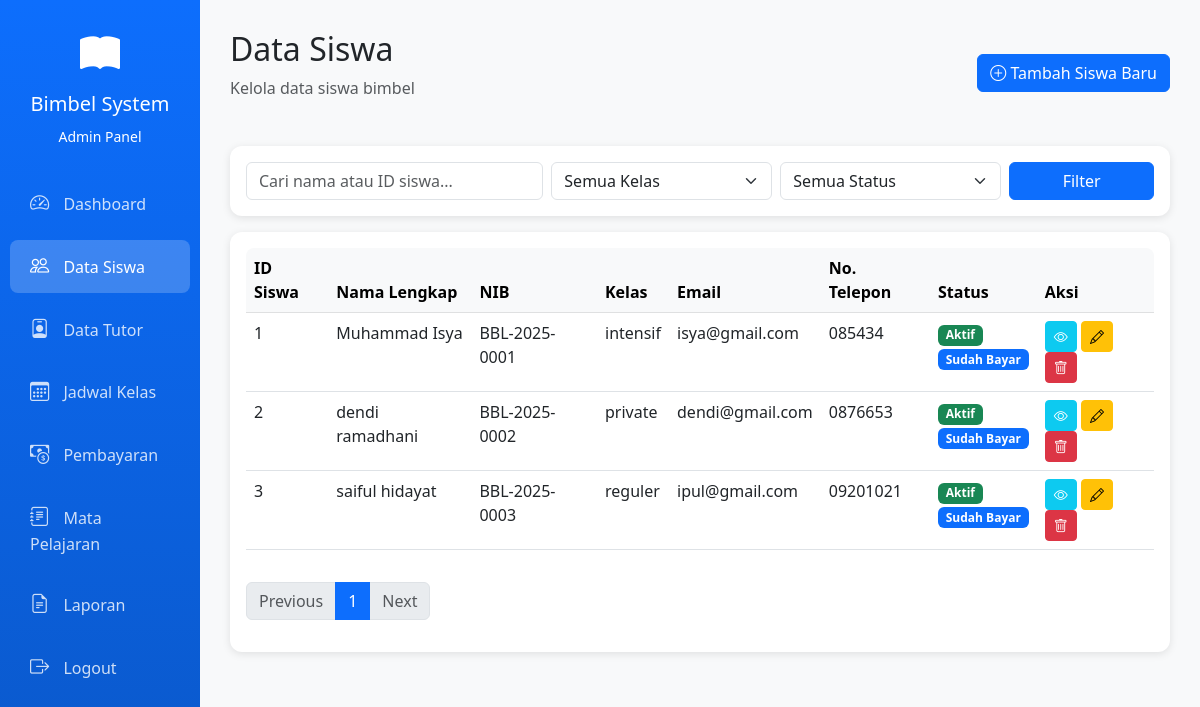
/admin/siswa.php (signed in), run on the app's committed database.
### tables this page shows
CREATE TABLE `siswa` (
  `id_siswa` int NOT NULL,
  `nama` varchar(100) NOT NULL,
  `jk` enum('Laki-laki','Perempuan') NOT NULL,
  `tmp_lahir` varchar(50) DEFAULT NULL,
  `tgl_lahir` date DEFAULT NULL,
  `alamat` text,
  `email` varchar(100) DEFAULT NULL,
  `telepon` varchar(20) DEFAULT NULL,
  `sekolah` varchar(100) DEFAULT NULL,
  `program` varchar(255) DEFAULT NULL,
  `ortu` varchar(100) DEFAULT NULL,
  `ortu_telp` varchar(20) DEFAULT NULL,
  `pekerjaan` varchar(50) DEFAULT NULL,
  `foto` varchar(255) DEFAULT NULL,
  `kartu` varchar(255) DEFAULT NULL,
  `rapor` varchar(255) DEFAULT NULL,
  `bukti_pembayaran` varchar(255) DEFAULT NULL,
  `status_bayar` enum('belum bayar','sudah bayar') DEFAULT 'belum bayar',
  `nib` varchar(20) DEFAULT NULL,
  `id_kelas` int DEFAULT NULL,
  `tgl_daftar` timestamp NOT NULL DEFAULT CURRENT_TIMESTAMP,
  `status_aktif` enum('aktif','tidak aktif','lulus','berhenti') DEFAULT 'tidak aktif',
  `updated_at` datetime DEFAULT NULL
);

CREATE TABLE `kelas` (
  `id_kelas` int NOT NULL,
  `nama_kelas` varchar(50) NOT NULL,
  `id_mapel` int DEFAULT NULL,
  `id_tutor` int DEFAULT NULL,
  `status` enum('aktif','selesai') DEFAULT 'aktif',
  `created_at` timestamp NULL DEFAULT CURRENT_TIMESTAMP,
  `id_ruangan` int DEFAULT NULL
);

### admin/siswa.php (the view, shortened to what this page needs)
<?php
require "../config.php";
$filter = [];
$where = $filter ? "WHERE " . implode(" AND ", $filter) : "";
$limit = 10;
$page = isset($_GET['page']) ? (int)$_GET['page'] : 1;
$start = ($page - 1) * $limit;
$countQuery = mysqli_query($conn, "
    SELECT siswa.id_siswa
    FROM siswa
    LEFT JOIN kelas ON siswa.id_kelas = kelas.id_kelas
    $where
");
$count = mysqli_num_rows($countQuery);
$pages = ceil($count / $limit);
$q = mysqli_query($conn, "
    SELECT siswa.*, kelas.nama_kelas
    FROM siswa
    LEFT JOIN kelas ON siswa.id_kelas = kelas.id_kelas
    $where
    ORDER BY siswa.id_siswa ASC
    LIMIT $start, $limit
");
?>
<!DOCTYPE html>
<html lang="id">
<head>
    <link href="https://cdn.jsdelivr.net/npm/bootstrap@5.3.0/dist/css/bootstrap.min.css" rel="stylesheet">
    <link rel="stylesheet" href="https://cdn.jsdelivr.net/npm/bootstrap-icons@1.10.0/font/bootstrap-icons.css">
    <link rel="stylesheet" href="../assets/css/style.css">
</head>
<body>
    <div class="container-fluid">
        <div class="row">
            <div class="col-md-2 sidebar p-0">
                <div class="text-center text-white py-4">
                    <i class="bi bi-book-fill" style="font-size: 2.5rem;"></i>
                    <h5 class="mt-2">Bimbel System</h5>
                    <small>Admin Panel</small>
                </div>
                <nav class="nav flex-column">
                    <a class="nav-link" href="dashboardadmin.php"><i class="bi bi-speedometer2"></i> Dashboard</a>
                    <a class="nav-link active" href="siswa.php"><i class="bi bi-people"></i> Data Siswa</a>
                    <a class="nav-link" href="tutor.php"><i class="bi bi-person-badge"></i> Data Tutor</a>
                    <a class="nav-link" href="kelas.php"><i class="bi bi-calendar3"></i> Jadwal Kelas</a>
                    <a class="nav-link" href="pembayaran.php"><i class="bi bi-cash-coin"></i> Pembayaran</a>
                    <a class="nav-link" href="mapel.php"><i class="bi bi-journal-text"></i> Mata Pelajaran</a>
                    <a class="nav-link" href="laporan.php"><i class="bi bi-file-earmark-text"></i> Laporan</a>
                    <a class="nav-link" href="../logout.php"><i class="bi bi-box-arrow-right"></i> Logout</a>
                </nav>
            </div>
            <div class="col-md-10 content-wrapper">
                <div class="page-header d-flex justify-content-between align-items-center">
                    <div>
                        <h2>Data Siswa</h2>
                        <p class="text-muted">Kelola data siswa bimbel</p>
                    </div>
                    <a href="../pendaftaran/form-pendaftaran.php" class="btn btn-primary">
                        <i class="bi bi-plus-circle"></i> Tambah Siswa Baru
                    </a>
                </div>
                <div class="card mb-3">
                    <div class="card-body">
                        <form method="GET" class="row g-2">
                            <div class="col-md-4">
                                <input type="text" name="cari" class="form-control" placeholder="Cari nama atau ID siswa..."
                                    value="<?= $_GET['cari'] ?? '' ?>">
                            </div>
                            <div class="col-md-3">
                                <select name="kelas" class="form-select">
                                    <option value="">Semua Kelas</option>
                                </select>
                            </div>
                            <div class="col-md-3">
                                <select name="status" class="form-select">
                                    <option value="">Semua Status</option>
                                </select>
                            </div>
                            <div class="col-md-2">
                                <button class="btn btn-primary w-100">Filter</button>
                            </div>
                        </form>
                    </div>
                </div>
                <div class="card">
                    <div class="card-body">
                        <div class="table-responsive">
                            <table class="table table-hover">
                                <thead class="table-light">
                                    <tr>
                                        <th>ID Siswa</th>
                                        <th>Nama Lengkap</th>
                                        <th>NIB</th>
                                        <th>Kelas</th>
                                        <th>Email</th>
                                        <th>No. Telepon</th>
                                        <th>Status</th>
                                        <th>Aksi</th>
                                    </tr>
                                </thead>
                                <tbody>
                                    <?php while ($row = mysqli_fetch_assoc($q)) : ?>
                                        <tr>
                                            <td><?= $row['id_siswa'] ?></td>
                                            <td><?= $row['nama'] ?></td>
                                            <td><?= $row['nib'] ?? '-' ?></td>
                                            <td><?= htmlspecialchars($row['nama_kelas'] ?? '-') ?></td>
                                            <td><?= $row['email'] ?></td>
                                            <td><?= $row['telepon'] ?></td>
                                            <td>
                                                <?php if ($row['status_aktif'] == 'aktif'): ?>
                                                    <span class="badge bg-success">Aktif</span>
                                                <?php else: ?>
                                                    <span class="badge bg-secondary">Tidak Aktif</span>
                                                <?php endif; ?>
                                                <br>
                                                <?php if ($row['status_bayar'] == 'sudah bayar'): ?>
                                                    <span class="badge bg-primary">Sudah Bayar</span>
                                                <?php elseif ($row['status_bayar'] == 'menunggu verifikasi'): ?>
                                                    <span class="badge bg-warning text-dark">Menunggu Verifikasi</span>
                                                <?php else: ?>
                                                    <span class="badge bg-danger">Belum Bayar</span>
                                                <?php endif; ?>
                                            </td>
                                            <td>
                                                <button class="btn btn-sm btn-info text-white viewDetail"
                                                    data-bs-toggle="modal"
                                                    data-bs-target="#detailModal"
                                                    data-data='<?= json_encode($row) ?>'>
                                                    <i class="bi bi-eye"></i>
                                                </button>
                                                <a href="edit-siswa.php?id=<?= $row['id_siswa'] ?>" class="btn btn-sm btn-warning">
                                                    <i class="bi bi-pencil"></i>
                                                </a>
                                                <a onclick="return confirm('Hapus siswa ini?')"
                                                    href="hapus-siswa.php?id=<?= $row['id_siswa'] ?>"
                                                    class="btn btn-sm btn-danger">
                                                    <i class="bi bi-trash"></i>
                                                </a>
                                            </td>
                                        </tr>
                                    <?php endwhile; ?>
                                </tbody>
                            </table>
                        </div>
                        <nav>
                            <ul class="pagination mt-3">
                                <li class="page-item <?= ($page <= 1 ? 'disabled' : '') ?>">
                                    <a class="page-link" href="?page=<?= $page - 1 ?>">Previous</a>
                                </li>
                                <?php for ($i = 1; $i <= $pages; $i++): ?>
                                    <li class="page-item <?= ($page == $i ? 'active' : '') ?>">
                                        <a class="page-link" href="?page=<?= $i ?>"><?= $i ?></a>
                                    </li>
                                <?php endfor; ?>
                                <li class="page-item <?= ($page >= $pages ? 'disabled' : '') ?>">
                                    <a class="page-link" href="?page=<?= $page + 1 ?>">Next</a>
                                </li>
                            </ul>
                        </nav>
                    </div>
                </div>
            </div>
        </div>
    </div>
</body>
</html>

### assets/css/style.css (style rules this page uses)
body { font-family: 'Segoe UI', Tahoma, Geneva, Verdana, sans-serif; }
.sidebar { min-height: 100vh; background: linear-gradient(180deg, #0d6efd 0%, #0a58ca 100%); }
.sidebar .nav-link { color: rgba(255, 255, 255, 0.8); padding: 12px 20px; margin: 5px 10px; border-radius: 8px; transition: all 0.3s; }
.sidebar .nav-link:hover, .sidebar .nav-link.active { background-color: rgba(255, 255, 255, 0.2); color: white; }
.sidebar .nav-link i { margin-right: 10px; font-size: 1.2rem; }
.card { border: none; border-radius: 12px; box-shadow: 0 2px 8px rgba(0, 0, 0, 0.1); transition: transform 0.3s; }
.table-responsive { border-radius: 8px; }
.content-wrapper { padding: 30px; background-color: #f8f9fa; min-height: 100vh; }
.page-header { margin-bottom: 30px; }

### data on the page
siswa: id_siswa "1", nama "Muhammad Isya", nib "BBL-2025-0001", id_kelas.nama_kelas "intensif", email "isya@gmail.com", telepon "085434", status_aktif "Aktif", status_bayar "Sudah Bayar"
siswa: id_siswa "2", nama "dendi ramadhani", nib "BBL-2025-0002", id_kelas.nama_kelas "private", email "dendi@gmail.com", telepon "0876653", status_aktif "Aktif", status_bayar "Sudah Bayar"
siswa: id_siswa "3", nama "saiful hidayat", nib "BBL-2025-0003", id_kelas.nama_kelas "reguler", email "ipul@gmail.com", telepon "09201021", status_aktif "Aktif", status_bayar "Sudah Bayar"
